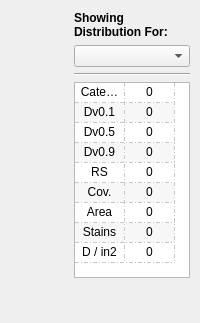
          <widget class="QWidget" name="tab_6">
           <attribute name="title">
            <string>Droplet Distribution</string>
           </attribute>
           <layout class="QHBoxLayout" name="horizontalLayout_6">
            <property name="leftMargin">
             <number>10</number>
            </property>
            <property name="rightMargin">
             <number>10</number>
            </property>
            <property name="bottomMargin">
             <number>5</number>
            </property>
            <item>
             <layout class="QVBoxLayout" name="verticalLayout_11">
              <item>
               <widget class="MplWidget" name="plotWidgetDropDist1" native="true">
                <property name="sizePolicy">
                 <sizepolicy hsizetype="Expanding" vsizetype="Preferred">
                  <horstretch>0</horstretch>
                  <verstretch>0</verstretch>
                 </sizepolicy>
                </property>
               </widget>
              </item>
              <item>
               <widget class="MplWidget" name="plotWidgetDropDist2" native="true">
                <property name="sizePolicy">
                 <sizepolicy hsizetype="Expanding" vsizetype="Preferred">
                  <horstretch>0</horstretch>
                  <verstretch>0</verstretch>
                 </sizepolicy>
                </property>
               </widget>
              </item>
             </layout>
            </item>
            <item>
             <layout class="QVBoxLayout" name="verticalLayout_6">
              <item>
               <widget class="QLabel" name="label_4">
                <property name="maximumSize">
                 <size>
                  <width>175</width>
                  <height>16777215</height>
                 </size>
                </property>
                <property name="font">
                 <font>
                  <weight>75</weight>
                  <bold>true</bold>
                 </font>
                </property>
                <property name="text">
                 <string>Showing Distribution For: </string>
                </property>
                <property name="wordWrap">
                 <bool>true</bool>
                </property>
               </widget>
              </item>
              <item>
               <widget class="QComboBox" name="comboBoxSprayCardDist"/>
              </item>
              <item>
               <widget class="Line" name="line_2">
                <property name="orientation">
                 <enum>Qt::Horizontal</enum>
                </property>
               </widget>
              </item>
              <item>
               <widget class="QTableWidget" name="tableWidgetSprayCardStats">
                <property name="sizePolicy">
                 <sizepolicy hsizetype="Preferred" vsizetype="Preferred">
                  <horstretch>0</horstretch>
                  <verstretch>0</verstretch>
                 </sizepolicy>
                </property>
                <property name="minimumSize">
                 <size>
                  <width>0</width>
                  <height>0</height>
                 </size>
                </property>
                <property name="maximumSize">
                 <size>
                  <width>200</width>
                  <height>220</height>
                 </size>
                </property>
                <property name="sizeAdjustPolicy">
                 <enum>QAbstractScrollArea::AdjustToContents</enum>
                </property>
                <property name="editTriggers">
                 <set>QAbstractItemView::NoEditTriggers</set>
                </property>
                <property name="alternatingRowColors">
                 <bool>true</bool>
                </property>
                <property name="selectionMode">
                 <enum>QAbstractItemView::NoSelection</enum>
                </property>
                <property name="gridStyle">
                 <enum>Qt::DashDotLine</enum>
                </property>
                <attribute name="horizontalHeaderVisible">
                 <bool>false</bool>
                </attribute>
                <attribute name="horizontalHeaderCascadingSectionResizes">
                 <bool>true</bool>
                </attribute>
                <attribute name="horizontalHeaderDefaultSectionSize">
                 <number>50</number>
                </attribute>
                <attribute name="horizontalHeaderHighlightSections">
                 <bool>true</bool>
                </attribute>
                <attribute name="horizontalHeaderMinimumSectionSize">
                 <number>50</number>
                </attribute>
                <attribute name="horizontalHeaderStretchLastSection">
                 <bool>false</bool>
                </attribute>
                <attribute name="verticalHeaderVisible">
                 <bool>false</bool>
                </attribute>
                <attribute name="verticalHeaderCascadingSectionResizes">
                 <bool>true</bool>
                </attribute>
                <attribute name="verticalHeaderDefaultSectionSize">
                 <number>20</number>
                </attribute>
                <attribute name="verticalHeaderMinimumSectionSize">
                 <number>10</number>
                </attribute>
                <attribute name="verticalHeaderShowSortIndicator" stdset="0">
                 <bool>false</bool>
                </attribute>
                <attribute name="verticalHeaderStretchLastSection">
                 <bool>false</bool>
                </attribute>
                <row>
                 <property name="text">
                  <string>dsc</string>
                 </property>
                </row>
                <row>
                 <property name="text">
                  <string>dv01</string>
                 </property>
                </row>
                <row>
                 <property name="text">
                  <string>dv05</string>
                 </property>
                </row>
                <row>
                 <property name="text">
                  <string>dv09</string>
                 </property>
                </row>
                <row>
                 <property name="text">
                  <string>rs</string>
                 </property>
                </row>
                <row>
                 <property name="text">
                  <string>cov</string>
                 </property>
                </row>
                <row>
                 <property name="text">
                  <string>area</string>
                 </property>
                </row>
                <row>
                 <property name="text">
                  <string>stains</string>
                 </property>
                </row>
                <row>
                 <property name="text">
                  <string>spsi</string>
                 </property>
                </row>
                <column>
                 <property name="text">
                  <string>Param</string>
                 </property>
                 <property name="font">
                  <font>
                   <pointsize>11</pointsize>
                  </font>
                 </property>
                 <property name="textAlignment">
                  <set>AlignCenter</set>
                 </property>
                </column>
                <column>
                 <property name="text">
                  <string>Value</string>
                 </property>
                 <property name="textAlignment">
                  <set>AlignCenter</set>
                 </property>
                </column>
                <item row="0" column="0">
                 <property name="text">
                  <string>Category</string>
                 </property>
                 <property name="textAlignment">
                  <set>AlignCenter</set>
                 </property>
                </item>
                <item row="0" column="1">
                 <property name="text">
                  <string>0</string>
                 </property>
                 <property name="textAlignment">
                  <set>AlignCenter</set>
                 </property>
                </item>
                <item row="1" column="0">
                 <property name="text">
                  <string>Dv0.1</string>
                 </property>
                 <property name="textAlignment">
                  <set>AlignCenter</set>
                 </property>
                </item>
                <item row="1" column="1">
                 <property name="text">
                  <string>0</string>
                 </property>
                 <property name="textAlignment">
                  <set>AlignCenter</set>
                 </property>
                </item>
                <item row="2" column="0">
                 <property name="text">
                  <string>Dv0.5</string>
                 </property>
                 <property name="textAlignment">
                  <set>AlignCenter</set>
                 </property>
                </item>
                <item row="2" column="1">
                 <property name="text">
                  <string>0</string>
                 </property>
                 <property name="textAlignment">
                  <set>AlignCenter</set>
                 </property>
                </item>
                <item row="3" column="0">
                 <property name="text">
                  <string>Dv0.9</string>
                 </property>
                 <property name="textAlignment">
                  <set>AlignCenter</set>
                 </property>
                </item>
                <item row="3" column="1">
                 <property name="text">
                  <string>0</string>
                 </property>
                 <property name="textAlignment">
                  <set>AlignCenter</set>
                 </property>
                </item>
                <item row="4" column="0">
                 <property name="text">
                  <string>RS</string>
                 </property>
                 <property name="textAlignment">
                  <set>AlignCenter</set>
                 </property>
                </item>
                <item row="4" column="1">
                 <property name="text">
                  <string>0</string>
                 </property>
                 <property name="textAlignment">
                  <set>AlignCenter</set>
                 </property>
                </item>
                <item row="5" column="0">
                 <property name="text">
                  <string>Cov.</string>
                 </property>
                 <property name="textAlignment">
                  <set>AlignCenter</set>
                 </property>
                </item>
                <item row="5" column="1">
                 <property name="text">
                  <string>0</string>
                 </property>
                 <property name="textAlignment">
                  <set>AlignCenter</set>
                 </property>
                </item>
                <item row="6" column="0">
                 <property name="text">
                  <string>Area</string>
                 </property>
                 <property name="textAlignment">
                  <set>AlignCenter</set>
                 </property>
                </item>
                <item row="6" column="1">
                 <property name="text">
                  <string>0</string>
                 </property>
                 <property name="textAlignment">
                  <set>AlignCenter</set>
                 </property>
                </item>
                <item row="7" column="0">
                 <property name="text">
                  <string>Stains</string>
                 </property>
                 <property name="textAlignment">
                  <set>AlignCenter</set>
                 </property>
                </item>
                <item row="7" column="1">
                 <property name="text">
                  <string>0</string>
                 </property>
                 <property name="textAlignment">
                  <set>AlignCenter</set>
                 </property>
                </item>
                <item row="8" column="0">
                 <property name="text">
                  <string>D / in2</string>
                 </property>
                 <property name="textAlignment">
                  <set>AlignCenter</set>
                 </property>
                </item>
                <item row="8" column="1">
                 <property name="text">
                  <string>0</string>
                 </property>
                 <property name="textAlignment">
                  <set>AlignCenter</set>
                 </property>
                </item>
               </widget>
              </item>
              <item>
               <spacer name="verticalSpacer_5">
                <property name="orientation">
                 <enum>Qt::Vertical</enum>
                </property>
                <property name="sizeHint" stdset="0">
                 <size>
                  <width>20</width>
                  <height>40</height>
                 </size>
                </property>
               </spacer>
              </item>
             </layout>
            </item>
           </layout>
          </widget>
